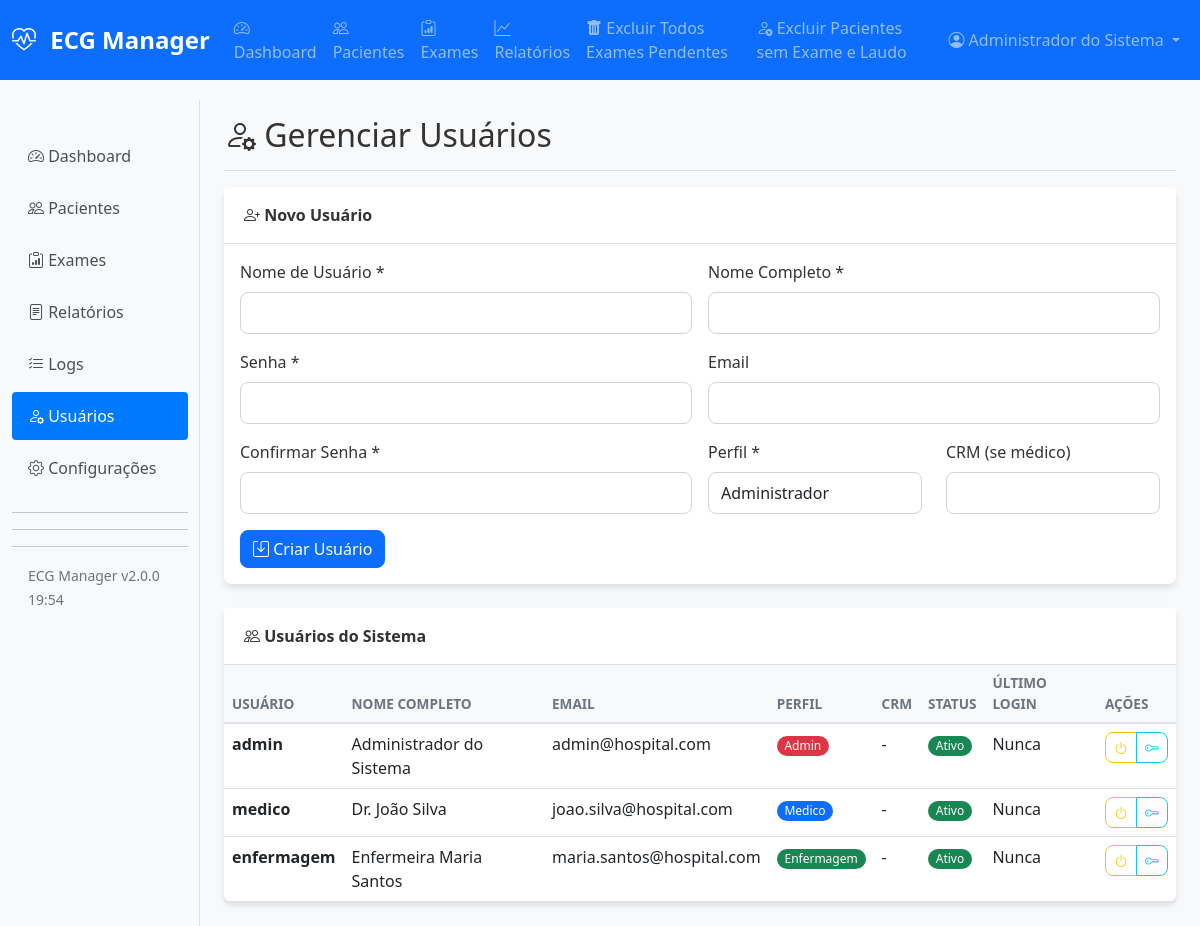
The app's page /dashboard/users.php (signed in) with its own data.
### tables this page shows
CREATE TABLE users (
    id INT PRIMARY KEY AUTO_INCREMENT,
    username VARCHAR(50) UNIQUE NOT NULL,
    password VARCHAR(255) NOT NULL,
    full_name VARCHAR(100) NOT NULL,
    email VARCHAR(100),
    phone VARCHAR(20),
    role ENUM('admin', 'medico', 'enfermagem') NOT NULL DEFAULT 'enfermagem',
    crm VARCHAR(20),
    specialty VARCHAR(100),
    active BOOLEAN DEFAULT TRUE,
    last_login DATETIME,
    created_at TIMESTAMP DEFAULT CURRENT_TIMESTAMP,
    updated_at TIMESTAMP DEFAULT CURRENT_TIMESTAMP ON UPDATE CURRENT_TIMESTAMP,
    INDEX idx_username (username),
    INDEX idx_role (role)
);

### includes/Database.class.php (called while the page is built, shortened)
<?php
class Database {
    private static $instance = null;
    private $connection;
    private function __construct() {
        $config = require __DIR__ . '/../config/database.php';
        $this->connection = new mysqli(
            $config['host'],
            $config['username'],
            $config['password'],
            $config['database'],
            $config['port']
        );
        $this->connection->set_charset($config['charset']);
    }
    public static function getInstance() {
        if (self::$instance === null) {
            self::$instance = new self();
        }
        return self::$instance;
    }
    public function query($sql) {
        $result = $this->connection->query($sql);
        return $result;
    }
}
?>

### config/database.php (called while the page is built)
<?php
return [
    'host' => 'localhost',
    'username' => 'ecg_user',
    'password' => 'manager',
    'database' => 'ecg_manager',
    'port' => 3306,
    'charset' => 'utf8mb4'
];
?>

### dashboard/users.php (the view, shortened to what this page needs)
<?php
require_once '../config/database.php';
require_once '../includes/Database.class.php';
$db = Database::getInstance();
$users = $db->query("SELECT * FROM users ORDER BY role, username");
?>
<!DOCTYPE html>
<html lang="pt-BR">
<head>
    <link href="https://cdn.jsdelivr.net/npm/bootstrap@5.1.3/dist/css/bootstrap.min.css" rel="stylesheet">
    <link href="https://cdn.jsdelivr.net/npm/bootstrap-icons@1.8.1/font/bootstrap-icons.css" rel="stylesheet">
    <link href="../assets/css/style.css" rel="stylesheet">
</head>
<body>
    <?php include '../includes/navbar.php'; ?>
    <div class="container-fluid mt-4">
        <div class="row">
            <?php include '../includes/sidebar.php'; ?>
            <main class="col-md-9 col-lg-10 px-md-4">
                <div class="d-flex justify-content-between flex-wrap flex-md-nowrap align-items-center pt-3 pb-2 mb-3 border-bottom">
                    <h1 class="h2">
                        <i class="bi bi-person-gear"></i> Gerenciar Usuários
                    </h1>
                </div>
                <div class="card mb-4">
                    <div class="card-header">
                        <i class="bi bi-person-plus"></i> Novo Usuário
                    </div>
                    <div class="card-body">
                        <form method="POST" action="">
                            <div class="row g-3">
                                <div class="col-md-6">
                                    <div class="mb-3">
                                        <label for="username" class="form-label">Nome de Usuário *</label>
                                        <input type="text" class="form-control" id="username" name="username"
                                               required>
                                    </div>
                                    <div class="mb-3">
                                        <label for="password" class="form-label">Senha *</label>
                                        <input type="password" class="form-control" id="password" name="password"
                                               required minlength="6">
                                    </div>
                                    <div class="mb-3">
                                        <label for="confirm_password" class="form-label">Confirmar Senha *</label>
                                        <input type="password" class="form-control" id="confirm_password" name="confirm_password"
                                               required minlength="6">
                                    </div>
                                </div>
                                <div class="col-md-6">
                                    <div class="mb-3">
                                        <label for="full_name" class="form-label">Nome Completo *</label>
                                        <input type="text" class="form-control" id="full_name" name="full_name"
                                               required>
                                    </div>
                                    <div class="mb-3">
                                        <label for="email" class="form-label">Email</label>
                                        <input type="email" class="form-control" id="email" name="email">
                                    </div>
                                    <div class="row">
                                        <div class="col-md-6 mb-3">
                                            <label for="role" class="form-label">Perfil *</label>
                                            <select class="form-control" id="role" name="role" required>
                                                <option value="admin">Administrador</option>
                                            </select>
                                        </div>
                                        <div class="col-md-6 mb-3">
                                            <label for="crm" class="form-label">CRM (se médico)</label>
                                            <input type="text" class="form-control" id="crm" name="crm">
                                        </div>
                                    </div>
                                </div>
                            </div>
                            <button type="submit" class="btn btn-primary">
                                <i class="bi bi-save"></i> Criar Usuário
                            </button>
                        </form>
                    </div>
                </div>
                <div class="card">
                    <div class="card-header">
                        <i class="bi bi-people"></i> Usuários do Sistema
                    </div>
                    <div class="card-body p-0">
                        <div class="table-responsive">
                            <table class="table table-hover mb-0">
                                <thead class="table-light">
                                    <tr>
                                        <th>Usuário</th>
                                        <th>Nome Completo</th>
                                        <th>Email</th>
                                        <th>Perfil</th>
                                        <th>CRM</th>
                                        <th>Status</th>
                                        <th>Último Login</th>
                                        <th>Ações</th>
                                    </tr>
                                </thead>
                                <tbody>
                                    <?php while ($user = $users->fetch_assoc()): ?>
                                    <tr>
                                        <td>
                                            <strong><?php echo htmlspecialchars($user['username']); ?></strong>
                                        </td>
                                        <td><?php echo htmlspecialchars($user['full_name']); ?></td>
                                        <td><?php echo $user['email'] ?: '-'; ?></td>
                                        <td>
                                            <span class="badge bg-<?php
                                                switch($user['role']) {
                                                    case 'admin': echo 'danger'; break;
                                                    case 'medico': echo 'primary'; break;
                                                    case 'enfermagem': echo 'success'; break;
                                                }
                                            ?>">
                                                <?php echo ucfirst($user['role']); ?>
                                            </span>
                                        </td>
                                        <td><?php echo $user['crm'] ?: '-'; ?></td>
                                        <td>
                                            <span class="badge bg-<?php echo $user['active'] ? 'success' : 'danger'; ?>">
                                                <?php echo $user['active'] ? 'Ativo' : 'Inativo'; ?>
                                            </span>
                                        </td>
                                        <td>
                                            <?php echo $user['last_login'] ? Utils::formatDateTime($user['last_login']) : 'Nunca'; ?>
                                        </td>
                                        <td>
                                            <div class="btn-group btn-group-sm">
                                                <button onclick="toggleUser(<?php echo $user['id']; ?>)"
                                                        class="btn btn-outline-<?php echo $user['active'] ? 'warning' : 'success'; ?>"
                                                        title="<?php echo $user['active'] ? 'Desativar' : 'Ativar'; ?>">
                                                    <i class="bi bi-power"></i>
                                                </button>
                                                <button onclick="resetPassword(<?php echo $user['id']; ?>)"
                                                        class="btn btn-outline-info" title="Redefinir Senha">
                                                    <i class="bi bi-key"></i>
                                                </button>
                                            </div>
                                        </td>
                                    </tr>
                                    <?php endwhile; ?>
                                </tbody>
                            </table>
                        </div>
                    </div>
                </div>
            </main>
        </div>
    </div>
</body>
</html>

### assets/css/style.css (style rules this page uses)
:root { --primary-color: #2c3e50; --secondary-color: #3498db; --success-color: #27ae60; --warning-color: #f39c12; --danger-color: #e74c3c; --light-color: #ecf0f1; --dark-color: #2c3e50; --border-radius: 8px; --box-shadow: 0 4px 6px rgba(0, 0, 0, 0.1); --transition: all 0.3s ease; }
body { font-family: 'Segoe UI', Tahoma, Geneva, Verdana, sans-serif; background-color: #f8f9fa; color: #333; min-height: 100vh; padding-top: 76px; }
.card { border: none; border-radius: var(--border-radius); box-shadow: var(--box-shadow); margin-bottom: 1.5rem; transition: var(--transition); }
.card-header { background-color: white; border-bottom: 1px solid rgba(0,0,0,.125); font-weight: 600; padding: 1rem 1.25rem; }
.table { margin-bottom: 0; }
.table thead th { background-color: #f8f9fa; border-bottom: 2px solid #dee2e6; font-weight: 600; text-transform: uppercase; font-size: 0.85rem; color: #6c757d; }
.btn { border-radius: var(--border-radius); font-weight: 500; padding: 0.375rem 0.75rem; transition: var(--transition); }
.btn-group-sm > .btn { border-radius: var(--border-radius); }
.badge { padding: 0.35em 0.65em; font-weight: 500; border-radius: 20px; }
.form-control, .form-select { border-radius: var(--border-radius); border: 1px solid #ced4da; padding: 0.5rem 0.75rem; transition: var(--transition); }

### records on screen
users: username "admin", full_name "Administrador do Sistema", email "admin@hospital.com", role "Admin", crm "-", active "Ativo", shows "Nunca"
users: username "medico", full_name "Dr. João Silva", email "joao.silva@hospital.com", role "Medico", crm "-", active "Ativo", shows "Nunca"
users: username "enfermagem", full_name "Enfermeira Maria Santos", email "maria.santos@hospital.com", role "Enfermagem", crm "-", active "Ativo", shows "Nunca"

### other values on screen
$_SESSION['full_name'] "Administrador do Sistema"
